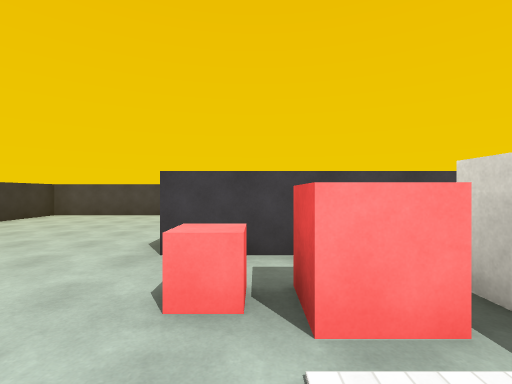
view 1 (above)

21 first-person views from a walk through a scene from a Unity 3-D project. The camera is 1.5 m above the floor, looks level and sees 85° across. The floor is counted in squares, 2 m on a side. Each view is taken from the middle of a square. On the plan, view 1 faces up. The plan holds only what a view shows up to about 10 squares ahead; the rest is blank. The player character is not drawn. Some animated figures are not drawn. Surface patterns are stand-ins for the level's own textures.

view 2
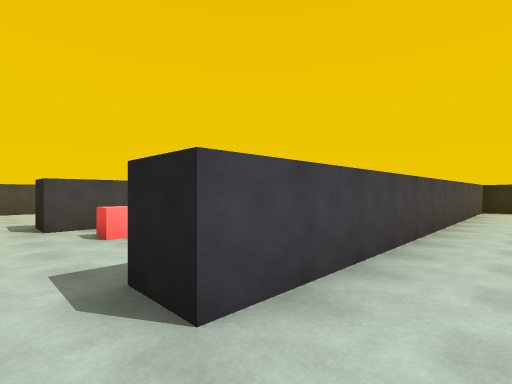

view 3
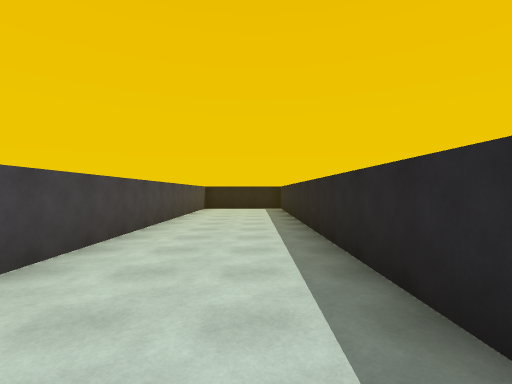

view 4
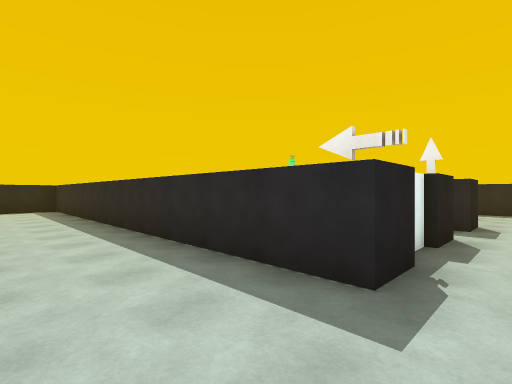

view 5
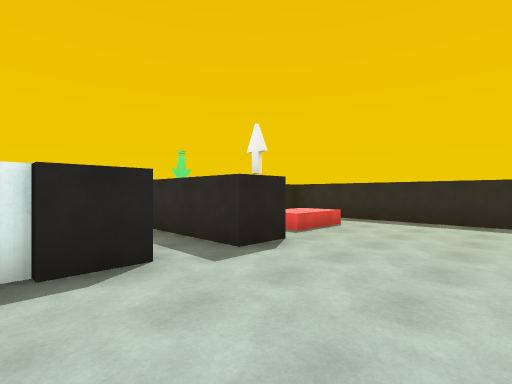

view 6
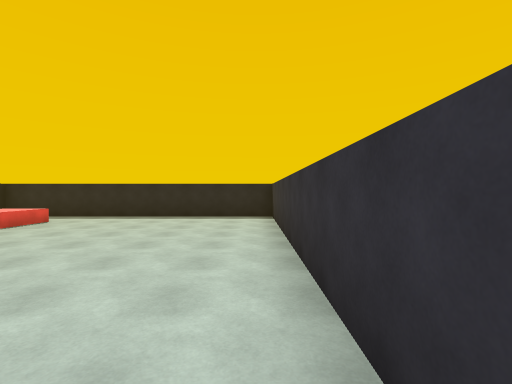

view 7
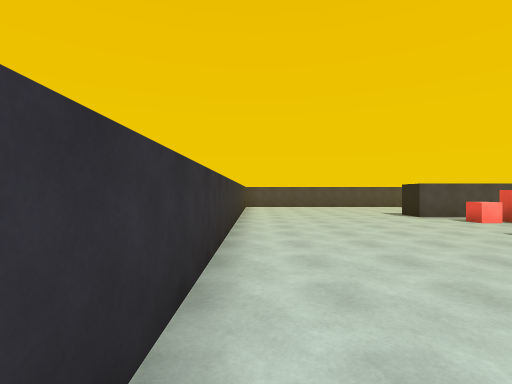

view 8
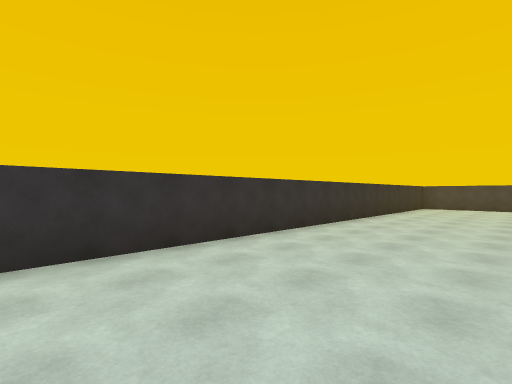

view 9
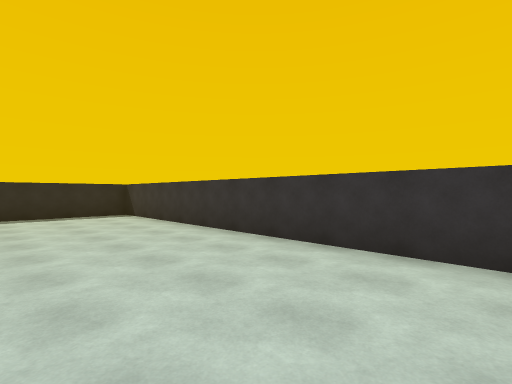

view 10
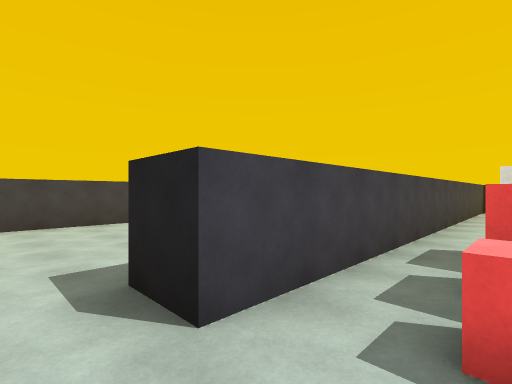

view 11
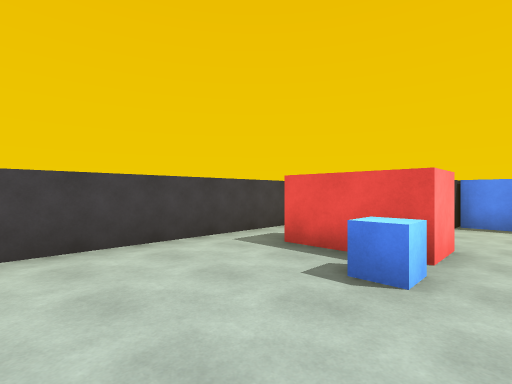

view 12
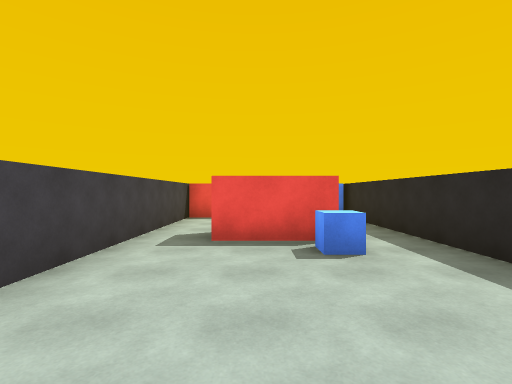

view 13
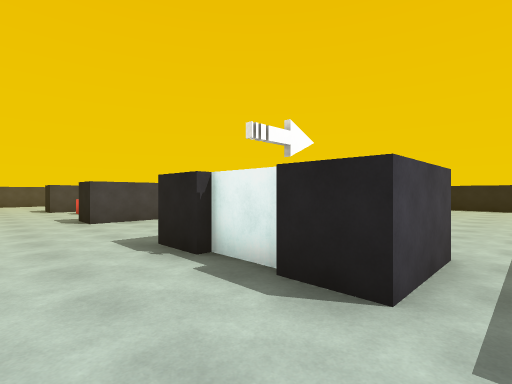

view 14
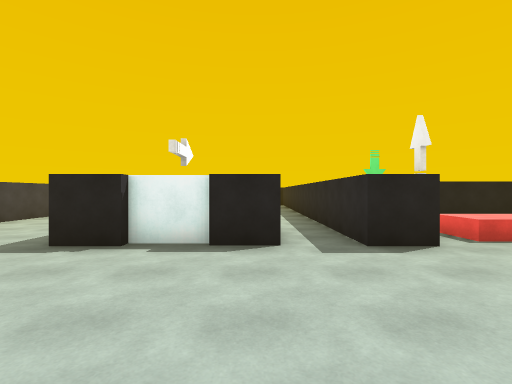

view 15
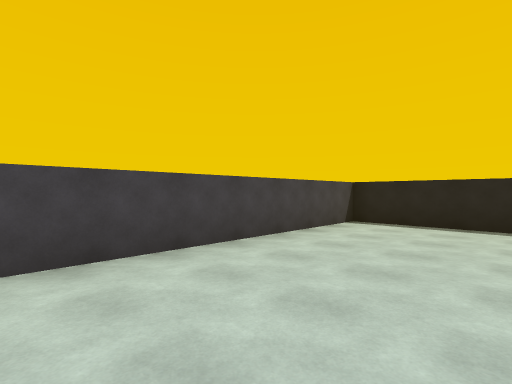

view 16
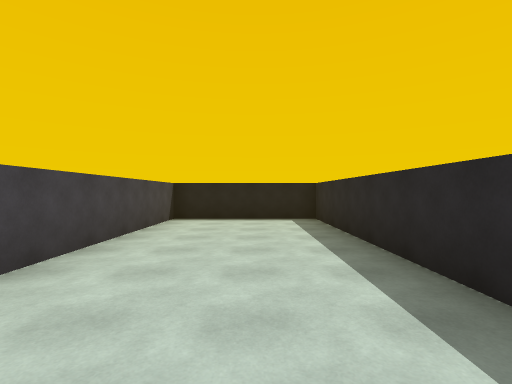

view 17
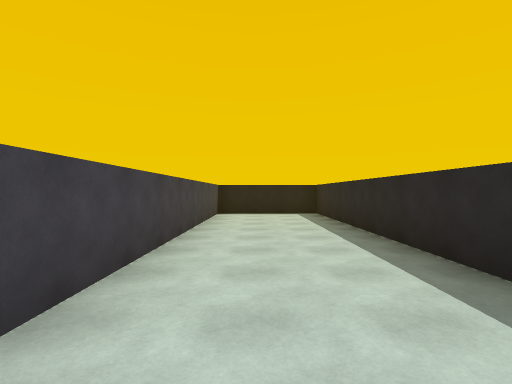

view 18
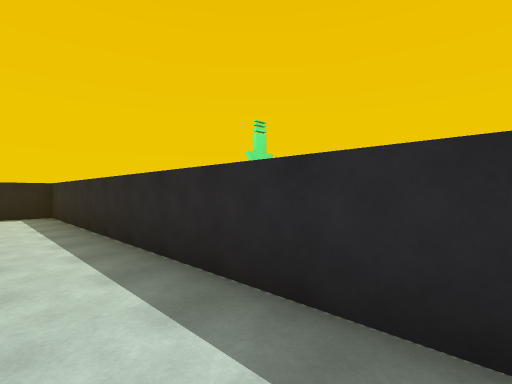

view 19
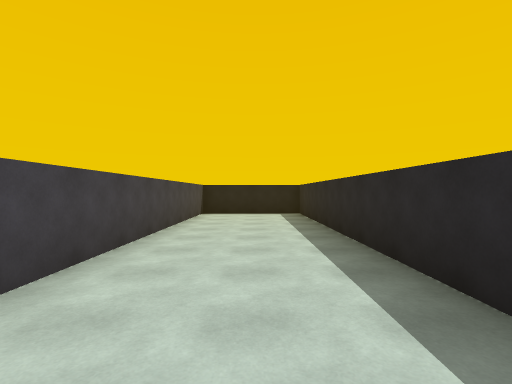

view 20
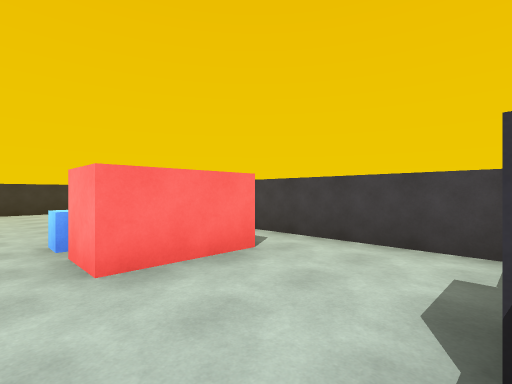

view 21
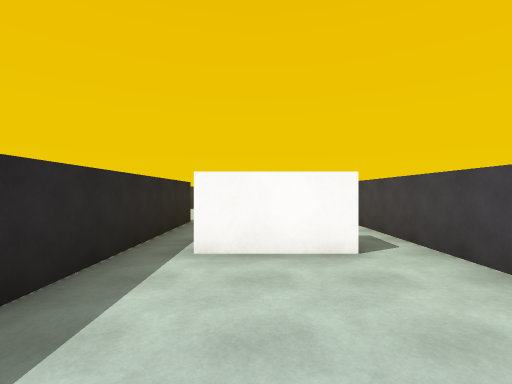

### Floor plan
Ten units are one square. View 1 is at (0, 0); x grows to the right and y downward. Boxes are objects, and circles mark ways between rooms. Rooms are numbered by the first view taken in them; rooms with no view inside come last. Other rooms are left out.
<svg viewBox="-70 -95 183 245">
<path fill="none" stroke="#000" d="M-11 62 -11 51 108 51 108 17 -11 17 -11 7 26 7M16 -18 16 -22M8 83 -11 83 -11 74M26 -33 -11 -33 -11 -44M-1 -43 24 -43M-11 106 -11 95 4 95M23 -57 13 -57 13 -78M25 -90 -65 -90 -65 145 16 145 16 124M26 -22 26 -2M26 7 108 7 108 -33 26 -33M4 95 108 95 108 61 30 61M56 -62 49 -62M52 -44 52 -61M24 -43 56 -43M23 -78 23 -57M52 -82 52 -90 25 -90"/>
<rect x="-15" y="65" width="20" height="10" fill="#bbb"><title>other object</title></rect>
<rect x="-5" y="-25" width="10" height="10" fill="#bbb"><title>other object</title></rect>
<rect x="-5" y="-65" width="10" height="10" fill="#bbb"><title>other object</title></rect>
<rect x="5" y="-25" width="10" height="10" fill="#bbb"><title>other object</title></rect>
<circle cx="20" cy="-30" r="3" fill="#2a7"/>
<circle cx="20" cy="0" r="3" fill="#2a7"/>
<circle cx="-5" cy="90" r="3" fill="#2a7"/>
<circle cx="20" cy="-50" r="3" fill="#2a7"/>
<circle cx="20" cy="-80" r="3" fill="#2a7"/>
<text x="-10" y="30">1</text>
<text x="60" y="-20">2</text>
<text x="50" y="80">3</text>
<text x="40" y="-60">4</text>
</svg>
Room 1 opens to room 2. Room 1 opens to room 3. Room 1 opens to room 4.

Where each view was taken, in squares from view 1:
view 1: 0 up, 0 right, facing up
view 2: 3 down, 2 left, facing up-right
view 3: 4 down, 2 left, facing right
view 4: 3 down, 2 left, facing down-right
view 5: 7 down, 4 left, facing down-right
view 6: 6 down, 6 left, facing down
view 7: 5 down, 6 left, facing up
view 8: 5 down, 3 left, facing up-left
view 9: 5 down, 3 left, facing down-left
view 10: 2 up, 2 left, facing up-right
view 11: 5 up, 2 left, facing up-right
view 12: 7 up, 3 left, facing right
view 13: 9 down, 3 left, facing up-right
view 14: 8 down, 5 left, facing right
view 15: 0 up, 4 right, facing up-right
view 16: 1 up, 3 right, facing right
view 17: 3 down, 1 right, facing right
view 18: 8 down, 1 right, facing down-right
view 19: 8 down, 1 right, facing right
view 20: 5 up, 5 right, facing up-left
view 21: 1 up, 6 right, facing left
